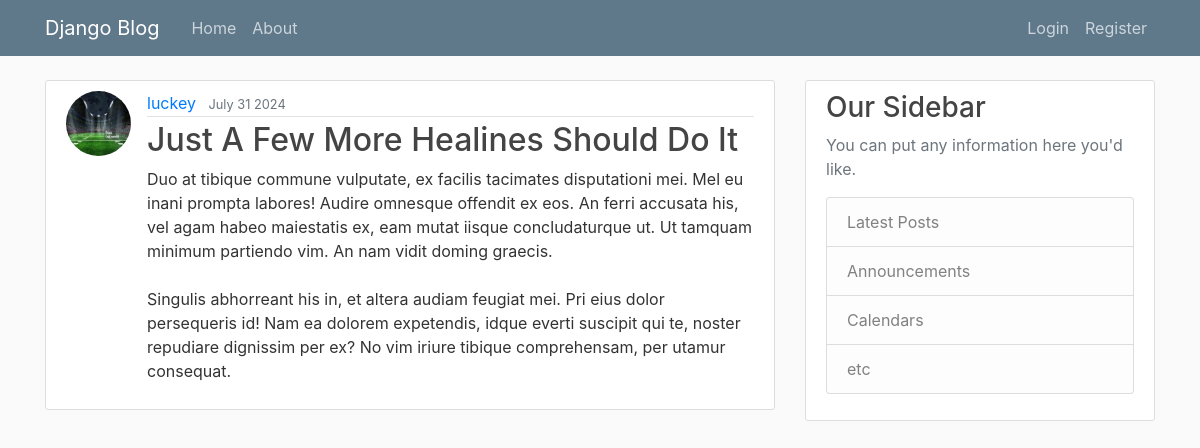
/post/21/, run on the app's committed database.
### blog/models.py (models this page shows, shortened)
class Post(models.Model):
    title = models.CharField(max_length=100)
    content = models.TextField()
    date_posted = models.DateTimeField(default=timezone.now)
    author = models.ForeignKey(User,on_delete=models.CASCADE)

### users/models.py (models this page shows, shortened)
class Profile(models.Model):
    user = models.OneToOneField(User, on_delete=models.CASCADE)
    image = models.ImageField(default='default.jpg', upload_to='profile_pics')

### blog/views.py (the view)
# urls.py: path('post/<int:pk>/', views.detail_page, name="blog-detail"),
def detail_page(request, pk):
    context = {
        'post': Post.objects.get(pk = pk)
    }
    return render(request, 'blog/post_detail.html', context)

### blog/templates/blog/post_detail.html (shortened to what this page needs)
{% extends "blog/base.html" %}
{% block content %}
    <article class="media content-section">
        <img class="rounded-circle article-img" src="{{ post.author.profile.image.url }}">
        <div class="media-body">
        <div class="article-metadata">
            <a class="mr-2" href="#">{{ post.author }}</a>
            <small class="text-muted">{{ post.date_posted|date:"F d Y" }}</small>
        </div>
        <h2 class="article-title">{{ post.title }}</h2>
        <p class="article-content">{{ post.content }}</p>
        </div>
    </article>
{% endblock content %}

### blog/static/blog/main.css (style rules this page uses)
body { background: #fafafa; color: #333333; margin-top: 5rem; }
h1, h2, h3, h4, h5, h6 { color: #444444; }
.content-section { background: #ffffff; padding: 10px 20px; border: 1px solid #dddddd; border-radius: 3px; margin-bottom: 20px; }
.article-title { color: #444444; }
.article-content { white-space: pre-line; }
.article-img { height: 65px; width: 65px; margin-right: 16px; }
.article-metadata { padding-bottom: 1px; margin-bottom: 4px; border-bottom: 1px solid #e3e3e3 }

### data on the page
Post: author.profile.image (picture), author "luckey", date_posted "July 31 2024", title "Just A Few More Healines Should Do It", content "Duo at tibique commune vulputate, ex facilis tacimates disputationi mei. Mel eu inani prompta labores! Audire omnesque offendit ex eos. An ferri accusata his, vel agam habeo maiestatis ex, eam mutat iisque concludaturque ut. Ut tamquam minimum partiendo vim. An nam vidit doming graecis. Singulis abhorreant his in, et altera audiam feugiat mei. Pri eius dolor persequeris id! Nam ea dolorem expetendis, idque everti suscipit qui te, noster repudiare dignissim per ex? No vim iriure tibique comprehensam, per utamur consequat."
